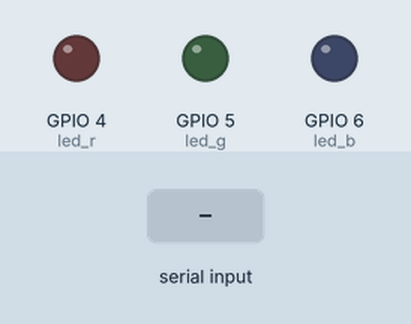
Simulated run of this program. Board: Raspberry Pi (BCM pin numbers). Shown: output pins drawn as LEDs (lit = HIGH). Dashed ring = blinking. The test bench sets the inputs (shaded band). Random numbers come from a fixed seed; what the program prints to the terminal is not drawn.

Above: at 1.2 s.
1.3 s: "red" typed at the terminal, then Enter
At 2.0 s:
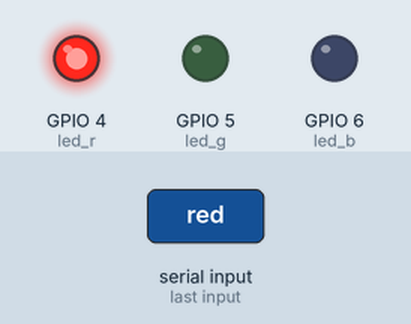
At 4.1 s:
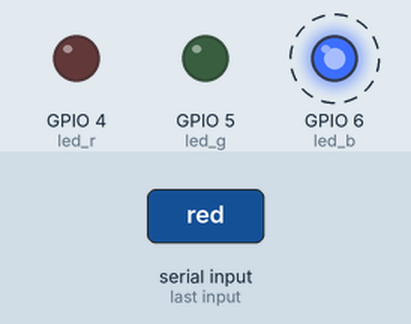
Timing chart, 0 to 10.3 s (numbered marks = the images above; inputs shaded):
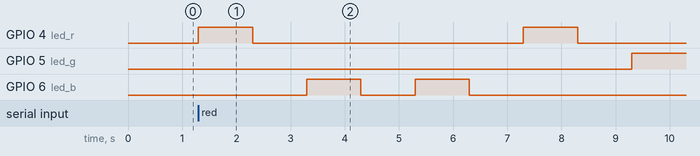

Measured:
- after the input at 1.3 s, GPIO 4 (led_r): alternates HIGH for 1.0 s and LOW for 5.0 s, starting at once; GPIO 5 (led_g): LOW → HIGH after 8.0 s; GPIO 6 (led_b): alternates HIGH for 1.0 s and LOW for 1.0 s, 4 changes in all, then stays LOW, starting after 2.0 s

The program:

mission013102.py
```python
import RPi.GPIO as GPIO
import time
import random

led_r = 4
led_g = 5
led_b = 6

GPIO.setmode(GPIO.BCM)
GPIO.setup(led_r, GPIO.OUT)
GPIO.setup(led_g, GPIO.OUT)
GPIO.setup(led_b, GPIO.OUT)

def random_led_pattern():
    colors = ['red', 'green', 'blue']
    pattern = random.choices(colors, k=6)
    return pattern

def light_on_led_pattern(pattern, duration):
    for color in pattern:
        if color == 'red':
            GPIO.output(led_r, GPIO.HIGH)
        elif color == 'green':
            GPIO.output(led_g, GPIO.HIGH)
        elif color == 'blue':
            GPIO.output(led_b, GPIO.HIGH)
        time.sleep(1)
        GPIO.output(led_r, GPIO.LOW)
        GPIO.output(led_g, GPIO.LOW)
        GPIO.output(led_b, GPIO.LOW)
        time.sleep(1)
    time.sleep(duration)

def display_original_pattern(pattern):
    print(f"정답은 {pattern} 입니다.")

def compare_patterns(player_pattern, original_pattern):
    return player_pattern == original_pattern

def correct_led_pattern():
    for i in range(3):
        GPIO.output(led_g, GPIO.HIGH)
        time.sleep(0.5)
        GPIO.output(led_g, GPIO.LOW)
        time.sleep(0.5)

def wrong_led_pattern():
    for i in range(3):
        GPIO.output(led_r, GPIO.HIGH)
        time.sleep(0.5)
        GPIO.output(led_r, GPIO.LOW)
        time.sleep(0.5)

def play_game():
    print("안녕하세요 LED 패턴 암기 테스트입니다.")
    input("아무 키나 누르면 시작합니다.")

    original_pattern = random_led_pattern()

    print("패턴을 기억하세요!")
    light_on_led_pattern(original_pattern, 6)

    player_pattern = input("패턴을 입력하세요 (예: red green blue red blue green): ").split()

    if compare_patterns(player_pattern, original_pattern):
        print("정답입니다!")
        correct_led_pattern()
    else:
        print("오답입니다.")
        wrong_led_pattern()
        display_original_pattern(original_pattern)

    GPIO.cleanup()

# 게임 플레이
play_game()
```
